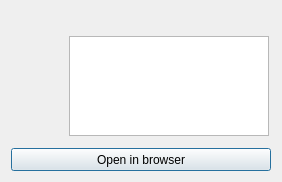
<?xml version="1.0" encoding="UTF-8"?>
<ui version="4.0">
 <class>Dialog</class>
 <widget class="QDialog" name="Dialog">
  <property name="geometry">
   <rect>
    <x>0</x>
    <y>0</y>
    <width>282</width>
    <height>182</height>
   </rect>
  </property>
  <property name="sizePolicy">
   <sizepolicy hsizetype="Fixed" vsizetype="Minimum">
    <horstretch>0</horstretch>
    <verstretch>0</verstretch>
   </sizepolicy>
  </property>
  <property name="maximumSize">
   <size>
    <width>300</width>
    <height>300</height>
   </size>
  </property>
  <property name="windowTitle">
   <string>Dialog</string>
  </property>
  <layout class="QHBoxLayout" name="horizontalLayout_3">
   <item>
    <layout class="QVBoxLayout" name="verticalLayout_2">
     <item>
      <layout class="QVBoxLayout" name="verticalLayout">
       <item>
        <layout class="QHBoxLayout" name="horizontalLayout_2">
         <property name="rightMargin">
          <number>0</number>
         </property>
         <item>
          <widget class="QLabel" name="sender">
           <property name="sizePolicy">
            <sizepolicy hsizetype="Minimum" vsizetype="Preferred">
             <horstretch>0</horstretch>
             <verstretch>0</verstretch>
            </sizepolicy>
           </property>
           <property name="text">
            <string/>
           </property>
          </widget>
         </item>
        </layout>
       </item>
       <item>
        <layout class="QHBoxLayout" name="horizontalLayout_4">
         <item>
          <layout class="QVBoxLayout" name="verticalLayout_3">
           <property name="spacing">
            <number>0</number>
           </property>
           <property name="sizeConstraint">
            <enum>QLayout::SetDefaultConstraint</enum>
           </property>
           <item>
            <widget class="QLabel" name="userPic">
             <property name="minimumSize">
              <size>
               <width>50</width>
               <height>0</height>
              </size>
             </property>
             <property name="maximumSize">
              <size>
               <width>50</width>
               <height>50</height>
              </size>
             </property>
             <property name="cursor">
              <cursorShape>PointingHandCursor</cursorShape>
             </property>
             <property name="text">
              <string/>
             </property>
            </widget>
           </item>
           <item>
            <spacer name="verticalSpacer">
             <property name="orientation">
              <enum>Qt::Vertical</enum>
             </property>
             <property name="sizeHint" stdset="0">
              <size>
               <width>20</width>
               <height>40</height>
              </size>
             </property>
            </spacer>
           </item>
          </layout>
         </item>
         <item>
          <widget class="QTextEdit" name="textEdit_Sent">
           <property name="enabled">
            <bool>true</bool>
           </property>
           <property name="sizePolicy">
            <sizepolicy hsizetype="Expanding" vsizetype="Minimum">
             <horstretch>0</horstretch>
             <verstretch>0</verstretch>
            </sizepolicy>
           </property>
           <property name="minimumSize">
            <size>
             <width>100</width>
             <height>50</height>
            </size>
           </property>
           <property name="maximumSize">
            <size>
             <width>200</width>
             <height>100</height>
            </size>
           </property>
           <property name="baseSize">
            <size>
             <width>0</width>
             <height>0</height>
            </size>
           </property>
           <property name="readOnly">
            <bool>true</bool>
           </property>
           <property name="html">
            <string>&lt;!DOCTYPE HTML PUBLIC &quot;-//W3C//DTD HTML 4.0//EN&quot; &quot;http://www.w3.org/TR/REC-html40/strict.dtd&quot;&gt;
&lt;html&gt;&lt;head&gt;&lt;meta name=&quot;qrichtext&quot; content=&quot;1&quot; /&gt;&lt;style type=&quot;text/css&quot;&gt;
p, li { white-space: pre-wrap; }
&lt;/style&gt;&lt;/head&gt;&lt;body style=&quot; font-family:'Sans Serif'; font-size:9pt; font-weight:400; font-style:normal;&quot;&gt;
&lt;p style=&quot;-qt-paragraph-type:empty; margin-top:0px; margin-bottom:0px; margin-left:0px; margin-right:0px; -qt-block-indent:0; text-indent:0px;&quot;&gt;&lt;br /&gt;&lt;/p&gt;&lt;/body&gt;&lt;/html&gt;</string>
           </property>
          </widget>
         </item>
        </layout>
       </item>
      </layout>
     </item>
     <item>
      <widget class="QSplitter" name="splitter">
       <property name="orientation">
        <enum>Qt::Horizontal</enum>
       </property>
       <widget class="QWidget" name="layoutWidget">
        <layout class="QHBoxLayout" name="horizontalLayout">
         <item>
          <widget class="QPushButton" name="ButtonInBrowser">
           <property name="minimumSize">
            <size>
             <width>157</width>
             <height>23</height>
            </size>
           </property>
           <property name="text">
            <string>Open in browser</string>
           </property>
          </widget>
         </item>
        </layout>
       </widget>
      </widget>
     </item>
    </layout>
   </item>
  </layout>
 </widget>
 <tabstops>
  <tabstop>ButtonInBrowser</tabstop>
 </tabstops>
 <resources/>
 <connections/>
</ui>
